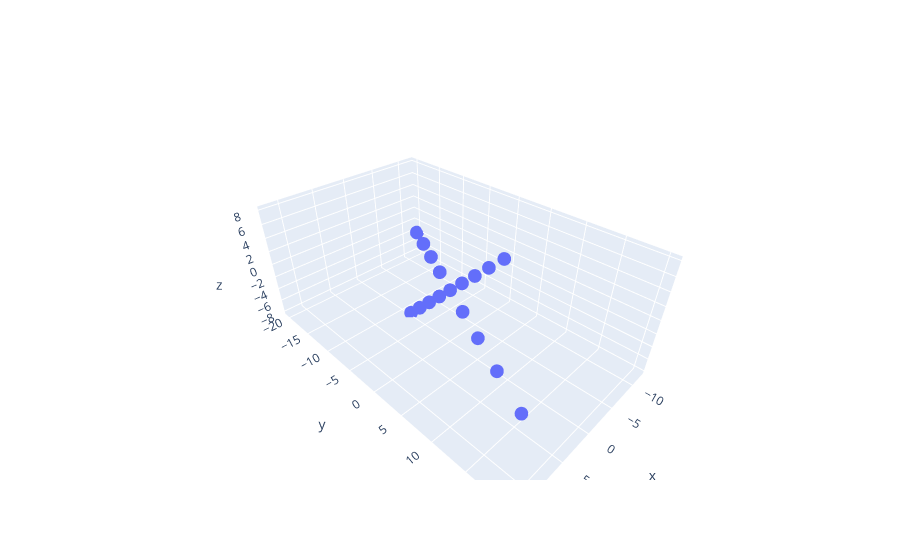

This figure's notebook cell:
### Code cell
fig = go.Figure( data=[go.Scatter3d(
x=rp_sub2[:,0], y=rp_sub2[:,1], z=rp_sub2[:,2],
mode='markers' )])
fig.show()

### Figure 1 — Plotly figure (JSON) as saved in the notebook; plotly's stock layout.template omitted (floating-point values rounded to 4 significant figures; data arrays with more than 128 entries replaced by an {"elided": "..."} marker saying what was removed)
{"data": [{"mode": "markers", "type": "scatter3d", "x": {"elided": "200 int values"}, "y": {"elided": "200 int values"}, "z": {"elided": "200 int values"}}], "layout": {}}
